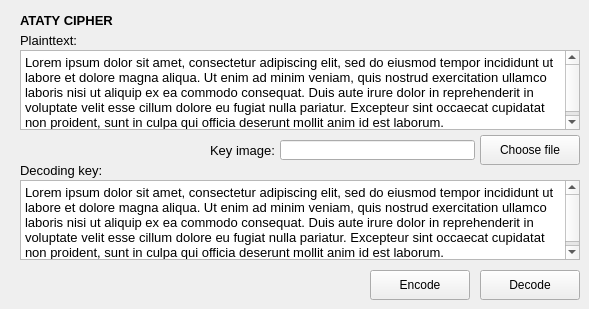
    <widget class="QWidget" name="AC_Tb">
     <attribute name="title">
      <string>Ataty cipher</string>
     </attribute>
     <widget class="QLabel" name="AC_plaintext_Lb">
      <property name="geometry">
       <rect>
        <x>20</x>
        <y>30</y>
        <width>560</width>
        <height>20</height>
       </rect>
      </property>
      <property name="font">
       <font>
        <family>Arial</family>
        <pointsize>10</pointsize>
        <weight>50</weight>
        <bold>false</bold>
       </font>
      </property>
      <property name="text">
       <string>Plainttext:</string>
      </property>
     </widget>
     <widget class="QTextEdit" name="AC_plaintext_TE">
      <property name="geometry">
       <rect>
        <x>20</x>
        <y>50</y>
        <width>560</width>
        <height>80</height>
       </rect>
      </property>
      <property name="font">
       <font>
        <family>Arial</family>
        <pointsize>10</pointsize>
       </font>
      </property>
      <property name="html">
       <string>&lt;!DOCTYPE HTML PUBLIC &quot;-//W3C//DTD HTML 4.0//EN&quot; &quot;http://www.w3.org/TR/REC-html40/strict.dtd&quot;&gt;
&lt;html&gt;&lt;head&gt;&lt;meta name=&quot;qrichtext&quot; content=&quot;1&quot; /&gt;&lt;style type=&quot;text/css&quot;&gt;
p, li { white-space: pre-wrap; }
&lt;/style&gt;&lt;/head&gt;&lt;body style=&quot; font-family:'Arial'; font-size:10pt; font-weight:400; font-style:normal;&quot;&gt;
&lt;p style=&quot; margin-top:0px; margin-bottom:0px; margin-left:0px; margin-right:0px; -qt-block-indent:0; text-indent:0px;&quot;&gt;&lt;span style=&quot; font-family:'Open Sans','Arial','sans-serif'; color:#000000; background-color:#ffffff;&quot;&gt;Lorem ipsum dolor sit amet, consectetur adipiscing elit, sed do eiusmod tempor incididunt ut labore et dolore magna aliqua. Ut enim ad minim veniam, quis nostrud exercitation ullamco laboris nisi ut aliquip ex ea commodo consequat. Duis aute irure dolor in reprehenderit in voluptate velit esse cillum dolore eu fugiat nulla pariatur. Excepteur sint occaecat cupidatat non proident, sunt in culpa qui officia deserunt mollit anim id est laborum.&lt;/span&gt;&lt;/p&gt;&lt;/body&gt;&lt;/html&gt;</string>
      </property>
     </widget>
     <widget class="QLabel" name="AC_name_Lb">
      <property name="geometry">
       <rect>
        <x>20</x>
        <y>10</y>
        <width>560</width>
        <height>20</height>
       </rect>
      </property>
      <property name="font">
       <font>
        <family>Arial</family>
        <pointsize>10</pointsize>
        <weight>75</weight>
        <bold>true</bold>
       </font>
      </property>
      <property name="text">
       <string>ATATY CIPHER</string>
      </property>
     </widget>
     <widget class="QLineEdit" name="AC_key_im_LE">
      <property name="geometry">
       <rect>
        <x>280</x>
        <y>140</y>
        <width>195</width>
        <height>20</height>
       </rect>
      </property>
     </widget>
     <widget class="QLabel" name="AC_key_im_Lb">
      <property name="geometry">
       <rect>
        <x>20</x>
        <y>140</y>
        <width>255</width>
        <height>20</height>
       </rect>
      </property>
      <property name="font">
       <font>
        <family>Arial</family>
        <pointsize>10</pointsize>
        <weight>50</weight>
        <bold>false</bold>
       </font>
      </property>
      <property name="text">
       <string>Key image:</string>
      </property>
      <property name="alignment">
       <set>Qt::AlignRight|Qt::AlignTrailing|Qt::AlignVCenter</set>
      </property>
     </widget>
     <widget class="QPushButton" name="AC_file_PB">
      <property name="geometry">
       <rect>
        <x>480</x>
        <y>135</y>
        <width>100</width>
        <height>30</height>
       </rect>
      </property>
      <property name="text">
       <string>Choose file</string>
      </property>
     </widget>
     <widget class="QPushButton" name="AC_decode_PB">
      <property name="geometry">
       <rect>
        <x>480</x>
        <y>270</y>
        <width>100</width>
        <height>30</height>
       </rect>
      </property>
      <property name="text">
       <string>Decode</string>
      </property>
     </widget>
     <widget class="QPushButton" name="AC_encode_PB">
      <property name="geometry">
       <rect>
        <x>370</x>
        <y>270</y>
        <width>100</width>
        <height>30</height>
       </rect>
      </property>
      <property name="text">
       <string>Encode</string>
      </property>
     </widget>
     <widget class="QTextEdit" name="AC_dekey_TE">
      <property name="geometry">
       <rect>
        <x>20</x>
        <y>180</y>
        <width>560</width>
        <height>80</height>
       </rect>
      </property>
      <property name="font">
       <font>
        <family>Arial</family>
        <pointsize>10</pointsize>
       </font>
      </property>
      <property name="html">
       <string>&lt;!DOCTYPE HTML PUBLIC &quot;-//W3C//DTD HTML 4.0//EN&quot; &quot;http://www.w3.org/TR/REC-html40/strict.dtd&quot;&gt;
&lt;html&gt;&lt;head&gt;&lt;meta name=&quot;qrichtext&quot; content=&quot;1&quot; /&gt;&lt;style type=&quot;text/css&quot;&gt;
p, li { white-space: pre-wrap; }
&lt;/style&gt;&lt;/head&gt;&lt;body style=&quot; font-family:'Arial'; font-size:10pt; font-weight:400; font-style:normal;&quot;&gt;
&lt;p style=&quot; margin-top:0px; margin-bottom:0px; margin-left:0px; margin-right:0px; -qt-block-indent:0; text-indent:0px;&quot;&gt;&lt;span style=&quot; font-family:'Open Sans','Arial','sans-serif'; color:#000000; background-color:#ffffff;&quot;&gt;Lorem ipsum dolor sit amet, consectetur adipiscing elit, sed do eiusmod tempor incididunt ut labore et dolore magna aliqua. Ut enim ad minim veniam, quis nostrud exercitation ullamco laboris nisi ut aliquip ex ea commodo consequat. Duis aute irure dolor in reprehenderit in voluptate velit esse cillum dolore eu fugiat nulla pariatur. Excepteur sint occaecat cupidatat non proident, sunt in culpa qui officia deserunt mollit anim id est laborum.&lt;/span&gt;&lt;/p&gt;&lt;/body&gt;&lt;/html&gt;</string>
      </property>
     </widget>
     <widget class="QLabel" name="AC_dekey_Lb">
      <property name="geometry">
       <rect>
        <x>20</x>
        <y>160</y>
        <width>560</width>
        <height>20</height>
       </rect>
      </property>
      <property name="font">
       <font>
        <family>Arial</family>
        <pointsize>10</pointsize>
        <weight>50</weight>
        <bold>false</bold>
       </font>
      </property>
      <property name="text">
       <string>Decoding key:</string>
      </property>
     </widget>
    </widget>
